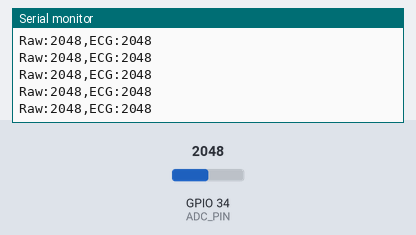
Simulated run of this sketch. Board: ESP32. On the bench: the last lines printed to the serial monitor. The test bench sets the inputs (shaded band); at power-on: GPIO 34 (ADC_PIN) = 2048 (analog values on the 0–4095 scale).

Above: at 2.7 s.
2.8 s: GPIO 34 (ADC_PIN) set to 2866
At 3.7 s:
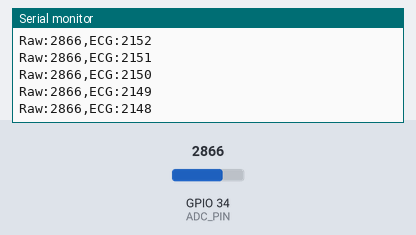
4.3 s: GPIO 34 (ADC_PIN) set to 3603
At 4.8 s:
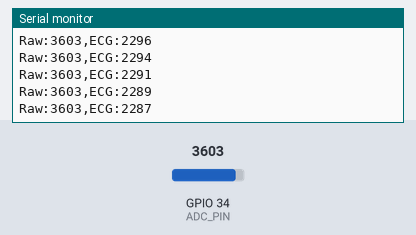
Timing chart, 0 to 7.3 s (numbered marks = the images above; inputs shaded):
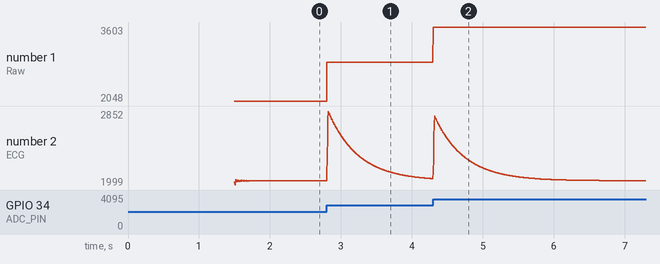

Measured:
- after the input at 2.8 s, the serial monitor: prints a new line at once (image 1)
- plotted number 1: 2048 → 2866 after the input at 2.8 s
- plotted number 2: 2048 → 2071 after the input at 2.8 s

The sketch:

ECG_ESP32.ino
```cpp
// (licence header left out)
const int  ADC_PIN = 34;
const long BAUD    = 115200;

// ── 출력 모드 ─────────────────────────────────────────
//  0 = 매 샘플(250Hz) 출력  → 녹화(JSON)·HTML 뷰어용  ★기본
//  5 = 5개 중 1개만(50Hz)   → Arduino Serial Plotter 느리게 볼 때만
#define PLOT_SKIP 0
// ─────────────────────────────────────────────────────

// ① High-pass : 호흡(기저선) 제거
int x_prev = 2048; float y_hpf = 0; const float R = 0.99;
int highpass(int x){ y_hpf = (x - x_prev) + R*y_hpf; x_prev = x; return (int)(2048 + y_hpf); }

// ② Notch : 60Hz 제거 (변수 nx/ny — math.h y1 충돌 방지)
float nx1=0,nx2=0,ny1=0,ny2=0;
const float b0=0.9525,b1=-0.1196,b2=0.9525,a1=-0.1196,a2=0.9049;
int notch(int x){ float y=b0*x+b1*nx1+b2*nx2-a1*ny1-a2*ny2; nx2=nx1;nx1=x;ny2=ny1;ny1=y; return (int)y; }

// ③ FIR 저역통과 (1:2:3:2:1)
int fir_buf[5]={2048,2048,2048,2048,2048};
int fir(int x){ fir_buf[0]=fir_buf[1];fir_buf[1]=fir_buf[2];fir_buf[2]=fir_buf[3];
  fir_buf[3]=fir_buf[4];fir_buf[4]=x;
  return (fir_buf[0]+2*fir_buf[1]+3*fir_buf[2]+2*fir_buf[3]+fir_buf[4])/9; }

void setup(){
  Serial.begin(BAUD);
  analogReadResolution(12);      // ESP32 12비트 (0~4095)
  delay(1500);
}

void loop() {
  int raw = analogRead(ADC_PIN);
  int ecg = fir(notch(highpass(raw)));

  static int skip = 0;
  if (PLOT_SKIP <= 1 || ++skip >= PLOT_SKIP) {   // 기본(0)은 매 샘플 출력
    skip = 0;
    Serial.print("Raw:");  Serial.print(raw);
    Serial.print(",ECG:"); Serial.println(ecg);
  }

  delay(4);                       // 250Hz 샘플링
}
```
